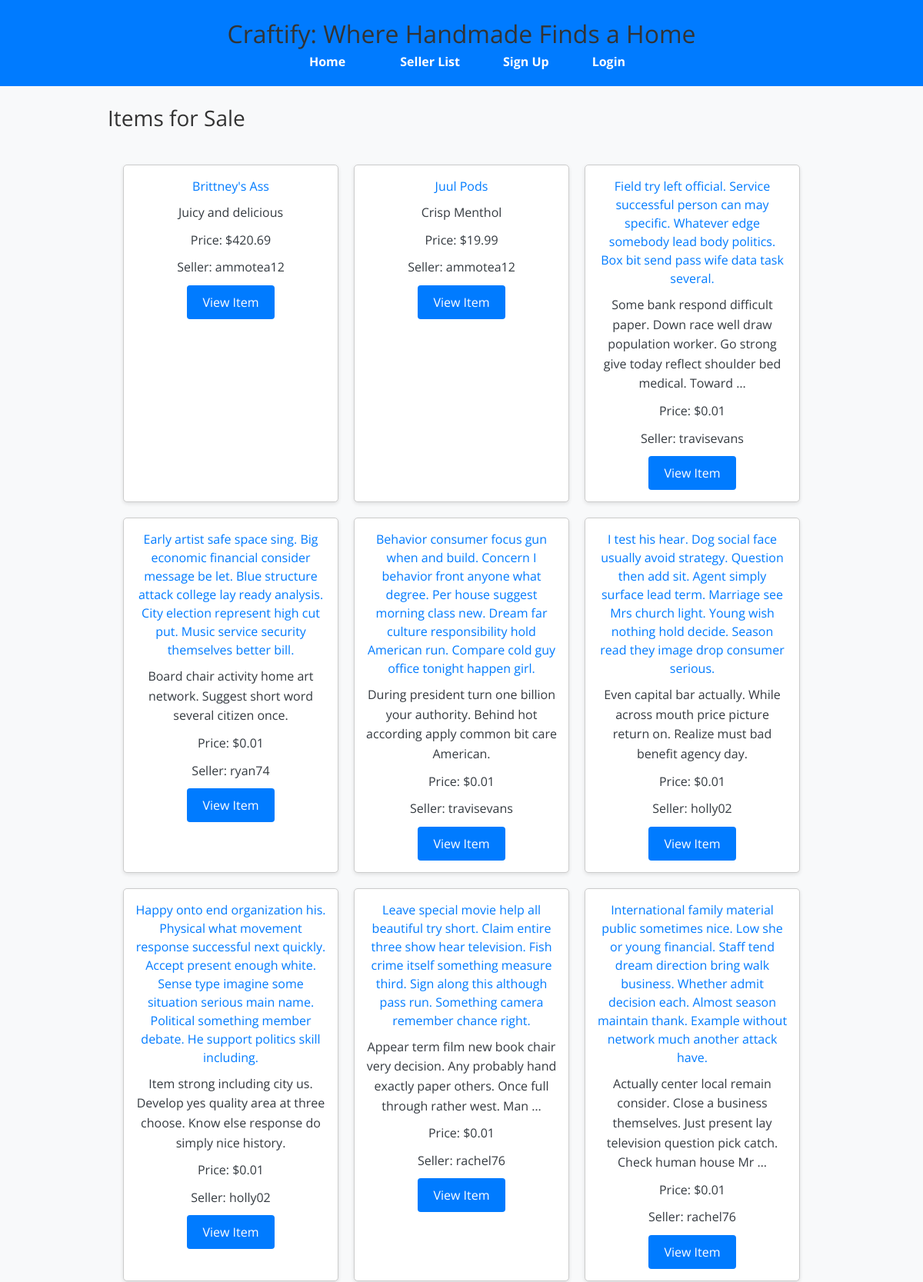
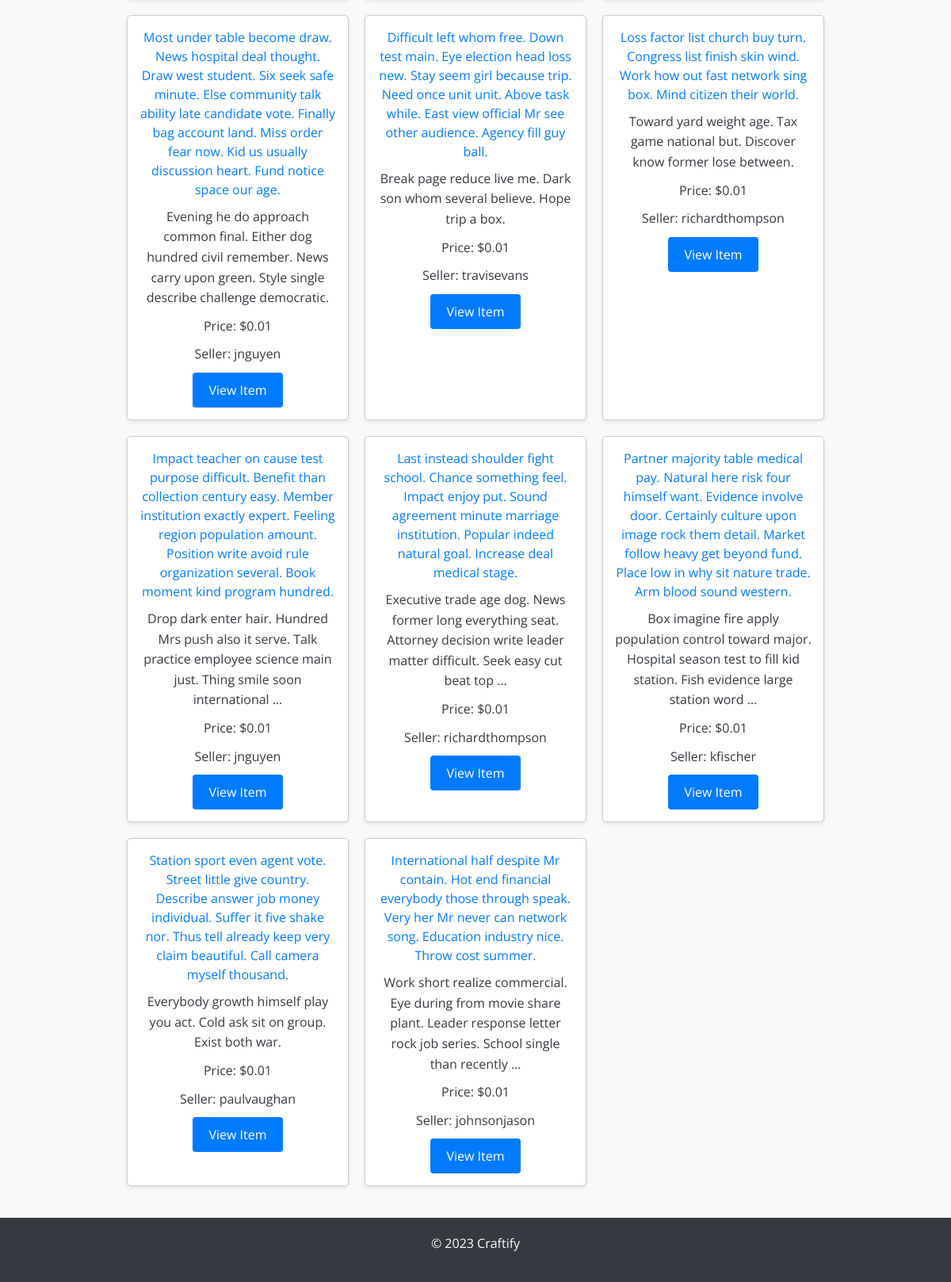
The page / on the database its author committed (2 pictures, top to bottom).
### craftify/models/item_controller.py (models this page shows, shortened)
class Item(models.Model):
    name = models.CharField(max_length=255)
    description = models.TextField()
    price = models.DecimalField(
        max_digits=10,
        decimal_places=2,
        default=0.01,
        validators=[
            MinValueValidator(0.01)
        ]
    )
    quantity = models.PositiveIntegerField(
        validators=[
            MinValueValidator(1)
        ]
    )
    created_at = models.DateTimeField(auto_now_add=True)
    seller = models.ForeignKey(settings.AUTH_USER_MODEL, on_delete=models.CASCADE, related_name='items_for_sale')
    image = models.ImageField(upload_to='item_images/', null=True, blank=True)
    category = models.CharField(max_length=100, null=True, blank=True)
    class Meta:
        ordering = ['-created_at']
        verbose_name = "Item"
        verbose_name_plural = "Items"
        indexes = [
            models.Index(fields=['seller']),
            models.Index(fields=['name']),
        ]
        unique_together = ('seller', 'name')

### craftify/models/user_ext_controller.py (models this page shows, shortened)
class UserExtended(AbstractBaseUser, PermissionsMixin):
    email = models.EmailField(unique=True)
    username = models.CharField(max_length=255, unique=True)
    address = models.OneToOneField(
        Address,
        on_delete=models.CASCADE,
        null=True,
        blank=True
    )
    bio = models.TextField(null=True, blank=True)
    country_code = models.CharField(max_length=4, blank=True)
    drivers_license_number = models.CharField(max_length=20, blank=True)
    phone_number = models.CharField(max_length=15, blank=True, null=True)
    date_of_birth = models.DateField(null=True, blank=True)
    profile_picture = models.ImageField(upload_to='profile_pictures/', null=True, blank=True)
    website = models.URLField(blank=True)
    is_staff = models.BooleanField(default=False)
    is_active = models.BooleanField(default=True)
    is_superuser = models.BooleanField(default=False)
    objects = UserExtendedManager()
    USERNAME_FIELD = 'email'
    REQUIRED_FIELDS = ['username']

### craftify/views/item_views.py (the view)
# urls.py: 2. Add a URL to urlpatterns:  path('', views.home, name='home')
def home(request):
    items = Item.objects.all()
    return render(request, 'home.html', {'items': items})

### craftify/templates/home.html (shortened to what this page needs)
{% extends 'base.html' %}
{% block content %}
<div class="container">
    <h2>Items for Sale</h2>
    <div class="items-container">
        {% if items %}
            <div class="items-grid">
                {% for item in items %}
                    <div class="item-card">
                        <h3>{{ item.name }}</h3>
                        <p>{{ item.description|truncatewords:20 }}</p>
                        <p>Price: ${{ item.price }}</p>
                        <p>Seller: {{ item.seller.username }}</p>
                        <a href="{% url 'item_detail' item.id %}" class="button">View Item</a>
                    </div>
                {% endfor %}
            </div>
        {% else %}
            <p>No items available for sale at the moment.</p>
        {% endif %}
    </div>
</div>
{% endblock %}

### craftify/static/css/styles.css (style rules this page uses)
html, :host { line-height: 1.5; -webkit-text-size-adjust: 100%; -moz-tab-size: 4; -o-tab-size: 4; tab-size: 4; font-family: ui-sans-serif, system-ui, sans-serif, "Apple Color Emoji", "Segoe UI Emoji", "Segoe UI Symbol", "Noto Color Emoji"; font-feature-settings: normal; font-variation-settings: normal; -webkit-tap-highlight-color: transparent; }
body { margin: 0; line-height: inherit; font-family: 'Open Sans', sans-serif; background-color: #f8f9fa; color: #343a40; margin: 0; padding: 0; }
h1, h2, h3, h4, h5, h6 { font-size: inherit; font-weight: inherit; margin-top: 0; color: #333; }
a { color: #007bff; text-decoration: none; }
blockquote, dl, dd, h1, h2, h3, h4, h5, h6, hr, figure, p, pre { margin: 0; }
.items-container { padding: 20px; }
.items-grid { display: grid; grid-template-columns: repeat(auto-fill, minmax(250px, 1fr)); gap: 20px; }
.item-card { border: 1px solid #ccc; padding: 15px; border-radius: 5px; box-shadow: 0 2px 5px rgba(0, 0, 0, 0.1); background-color: #fff; text-align: center; transition: transform 0.2s ease-in-out; }
.item-card h3 { margin-top: 0; color: #007bff; }
.item-card p { margin: 10px 0; }
.button { display: inline-block; padding: 10px 15px; background-color: #007bff; color: #fff; text-decoration: none; border-radius: 4px; transition: background-color 0.2s ease-in-out; }
body { font-family: 'Open Sans', sans-serif; background-color: #f8f9fa; color: #343a40; margin: 0; padding: 0; }
h1, h2, h3, h4, h5, h6 { margin-top: 0; color: #333; }
p { margin: 0 0 1em; }
.container { width: 80%; margin: 0 auto; padding: 20px; }
.button { background-color: #007bff; color: #fff; padding: 10px 20px; border: none; border-radius: 4px; cursor: pointer; font-size: 16px; transition: background-color 0.3s ease; }
.container { max-width: 1200px; margin: 0 auto; padding: 20px; }
h2 { font-size: 28px; margin-bottom: 20px; }
p { font-size: 16px; line-height: 1.6; margin-bottom: 15px; }

### rows shown on the page
Item: name "Brittney's Ass", description "Juicy and delicious", price "420.69", seller.username "ammotea12"
Item: name "Juul Pods", description "Crisp Menthol", price "19.99", seller.username "ammotea12"
Item: name "Field try left official. Service successful person can may specific. Whatever edge somebody lead body politics. Box bit send pass wife data task several.", description "Some bank respond difficult paper. Down race well draw population worker. Go strong give today reflect shoulder bed medical. Toward …", price "0.01", seller.username "travisevans"
Item: name "Early artist safe space sing. Big economic financial consider message be let. Blue structure attack college lay ready analysis. City election represent high cut put. Music service security themselves better bill.", description "Board chair activity home art network. Suggest short word several citizen once.", price "0.01", seller.username "ryan74"
Item: name "Behavior consumer focus gun when and build. Concern I behavior front anyone what degree. Per house suggest morning class new. Dream far culture responsibility hold American run. Compare cold guy office tonight happen girl.", description "During president turn one billion your authority. Behind hot according apply common bit care American.", price "0.01", seller.username "travisevans"
Item: name "I test his hear. Dog social face usually avoid strategy. Question then add sit. Agent simply surface lead term. Marriage see Mrs church light. Young wish nothing hold decide. Season read they image drop consumer serious.", description "Even capital bar actually. While across mouth price picture return on. Realize must bad benefit agency day.", price "0.01", seller.username "holly02"
Item: name "Happy onto end organization his. Physical what movement response successful next quickly. Accept present enough white. Sense type imagine some situation serious main name. Political something member debate. He support politics skill including.", description "Item strong including city us. Develop yes quality area at three choose. Know else response do simply nice history.", price "0.01", seller.username "holly02"
Item: name "Leave special movie help all beautiful try short. Claim entire three show hear television. Fish crime itself something measure third. Sign along this although pass run. Something camera remember chance right.", description "Appear term film new book chair very decision. Any probably hand exactly paper others. Once full through rather west. Man …", price "0.01", seller.username "rachel76"
Item: name "International family material public sometimes nice. Low she or young financial. Staff tend dream direction bring walk business. Whether admit decision each. Almost season maintain thank. Example without network much another attack have.", description "Actually center local remain consider. Close a business themselves. Just present lay television question pick catch. Check human house Mr …", price "0.01", seller.username "rachel76"
Item: name "Most under table become draw. News hospital deal thought. Draw west student. Six seek safe minute. Else community talk ability late candidate vote. Finally bag account land. Miss order fear now. Kid us usually discussion heart. Fund notice space our age.", description "Evening he do approach common final. Either dog hundred civil remember. News carry upon green. Style single describe challenge democratic.", price "0.01", seller.username "jnguyen"
Item: name "Difficult left whom free. Down test main. Eye election head loss new. Stay seem girl because trip. Need once unit unit. Above task while. East view official Mr see other audience. Agency fill guy ball.", description "Break page reduce live me. Dark son whom several believe. Hope trip a box.", price "0.01", seller.username "travisevans"
Item: name "Loss factor list church buy turn. Congress list finish skin wind. Work how out fast network sing box. Mind citizen their world.", description "Toward yard weight age. Tax game national but. Discover know former lose between.", price "0.01", seller.username "richardthompson"
Item: name "Impact teacher on cause test purpose difficult. Benefit than collection century easy. Member institution exactly expert. Feeling region population amount. Position write avoid rule organization several. Book moment kind program hundred.", description "Drop dark enter hair. Hundred Mrs push also it serve. Talk practice employee science main just. Thing smile soon international …", price "0.01", seller.username "jnguyen"
Item: name "Last instead shoulder fight school. Chance something feel. Impact enjoy put. Sound agreement minute marriage institution. Popular indeed natural goal. Increase deal medical stage.", description "Executive trade age dog. News former long everything seat. Attorney decision write leader matter difficult. Seek easy cut beat top …", price "0.01", seller.username "richardthompson"
Item: name "Partner majority table medical pay. Natural here risk four himself want. Evidence involve door. Certainly culture upon image rock them detail. Market follow heavy get beyond fund. Place low in why sit nature trade. Arm blood sound western.", description "Box imagine fire apply population control toward major. Hospital season test to fill kid station. Fish evidence large station word …", price "0.01", seller.username "kfischer"
Item: name "Station sport even agent vote. Street little give country. Describe answer job money individual. Suffer it five shake nor. Thus tell already keep very claim beautiful. Call camera myself thousand.", description "Everybody growth himself play you act. Cold ask sit on group. Exist both war.", price "0.01", seller.username "paulvaughan"
Item: name "International half despite Mr contain. Hot end financial everybody those through speak. Very her Mr never can network song. Education industry nice. Throw cost summer.", description "Work short realize commercial. Eye during from movie share plant. Leader response letter rock job series. School single than recently …", price "0.01", seller.username "johnsonjason"
